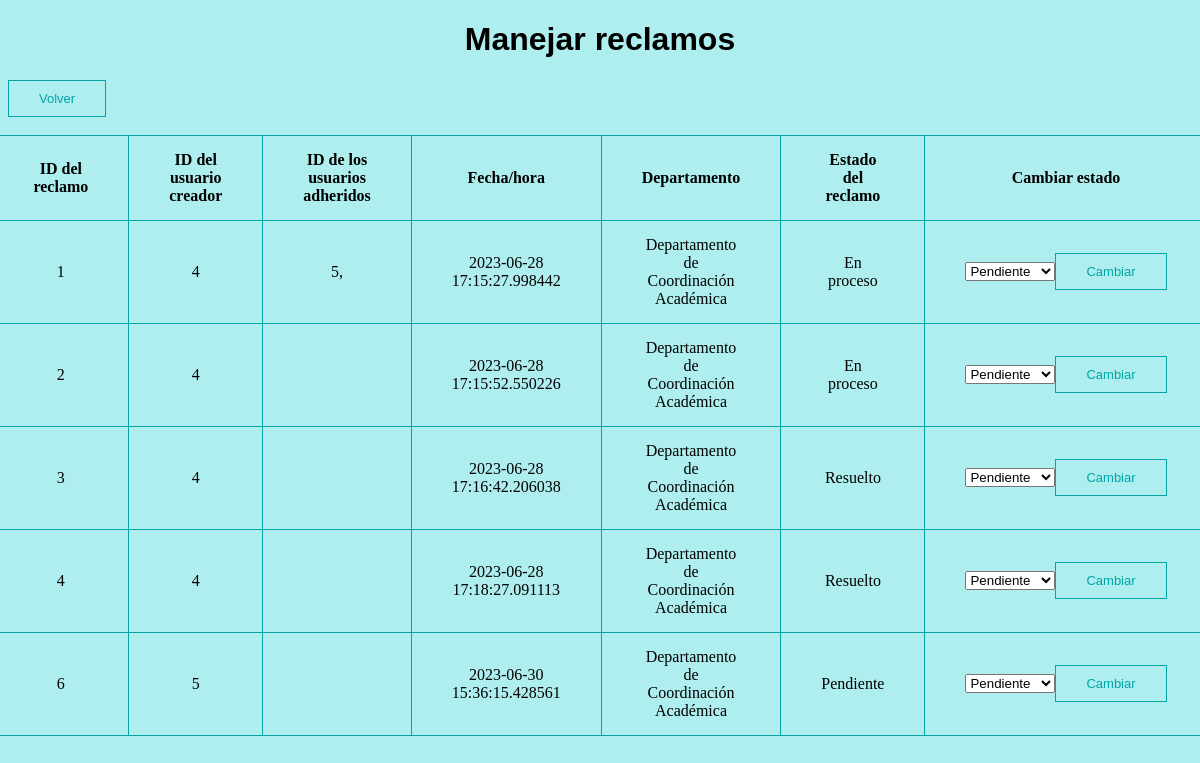
/manejar_reclamo (signed in), run on an earlier commit of the app's database.
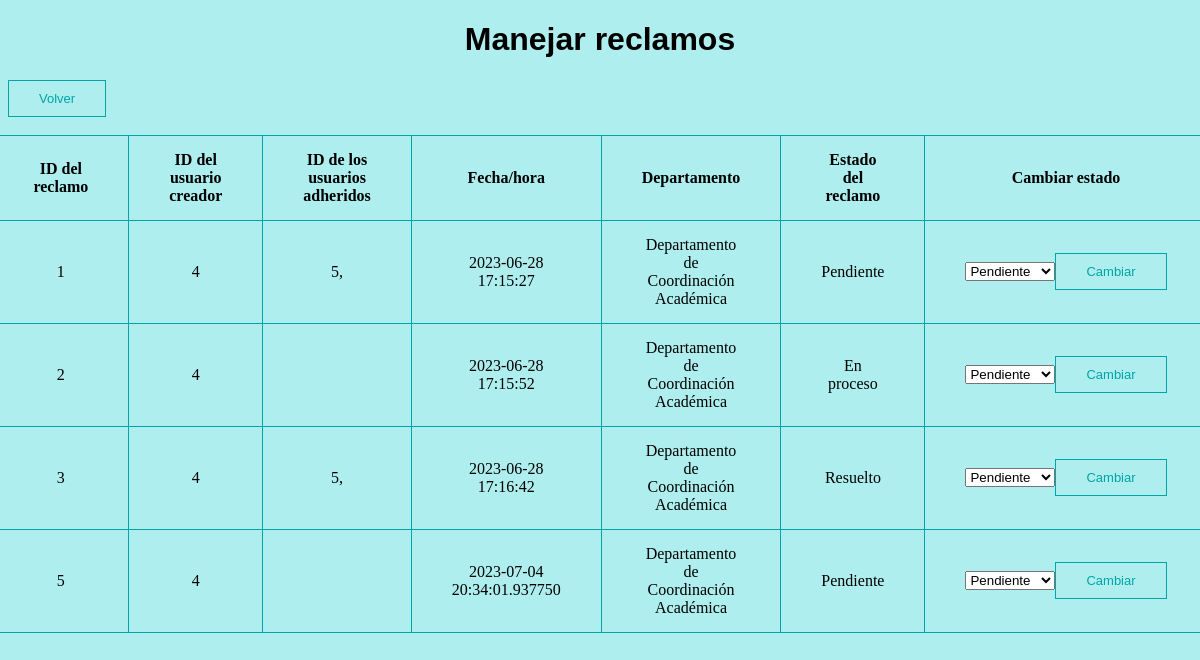
And on a later commit of the database.
### modules/class_reclamo.py (models this page shows, shortened)
class Reclamo(db.Model):
    id = db.Column(db.Integer,primary_key=True)
    usuario_creador = db.Column(db.String(100))
    asunto = db.Column(db.String(1000))
    descripcion = db.Column(db.String(1000))
    departamento_id = db.Column(db.Integer, db.ForeignKey('departamento.id'), nullable=True)
    estado =  db.Column(db.String(100))
    adherente = db.Column(db.String(100))
    fecha = db.Column(db.DateTime, default=datetime.utcnow)

### modules/classes_usuarios.py (models this page shows, shortened)
class Usuario(db.Model, UserMixin):
    id = db.Column(db.Integer, primary_key=True)
    email = db.Column(db.String(100), unique=True)
    password = db.Column(db.String(100))
    name = db.Column(db.String(1000))
    apellido = db.Column(db.String(1000))
    claustro = db.Column(db.String(100))

class Usuario_final(Usuario):
    def crear_reclamo(self, asunto, descripcion):
        departamento = Clasificador_reclamos.clasificar_reclamo(asunto, descripcion)
        if departamento is None:
            departamento_id = None
        else:
            departamento_id = departamento.id
        reclamo = Reclamo(
            id=None,
            usuario_creador=self.email,
            asunto=asunto,
            descripcion=descripcion,
            estado='Pendiente',
            adherente='',
            fecha=datetime.utcnow(),
            departamento_id=departamento_id
        )
        db.session.add(reclamo)
        db.session.commit()

### modules/class_departamento.py (models this page shows, shortened)
class Departamento(db.Model):
    id = db.Column(db.Integer, primary_key=True)
    nombre = db.Column(db.String(100), nullable=False)
    jefe = db.Column(db.String(200))

### server.py (the view)
@app.route("/manejar_reclamo", methods=['GET','POST'])
@admin_only
def manejar_reclamo():
    departamentos = Departamento.query.all()
    departamento = Departamento.query.filter_by(jefe=current_user.email).first()
    if current_user.id == 2:
        reclamos = Reclamo.query.all()
    else:
        reclamos = Reclamo.query.filter_by(departamento_id=departamento.id).all()
    users = Usuario.query.all()
    usuarios = []
    for usuario in users:
        if usuario.id not in admin_list:
            usuarios.append(usuario)
    if request.method == 'POST':
        reclamo_id = request.form.get('reclamo_id')
        estado = request.form.get('estado')
        if reclamo_id is not None and estado is not None:
            current_user.cambiar_estado(reclamo_id,estado)
    return render_template('manejar_reclamo.html',reclamos=reclamos,usuarios=usuarios,departamento=departamento,deptos=departamentos)

### server.py (called while the page is built)
@login_manager.user_loader
def user_loader(user_id):
    user = Usuario.query.get(user_id)
    if user:
        if user.id in admin_list:
            return Jefe_departamento.query.get(user_id)  #en base al id clasifica al usuario actual en jefe o usuario final
        else:
            return Usuario_final.query.get(user_id)

def admin_only(f):
    @wraps(f)
    def decorated_function(*args, **kwargs):
        if not current_user.is_authenticated or current_user.id not in admin_list:
            return abort(403)
        return f(*args, **kwargs)
    return decorated_function

### templates/manejar_reclamo.html (shortened to what this page needs)
<!DOCTYPE html>
<html lang="en">
<html>
    <head style="background-color:paleturquoise">
    </head>
    <body style="background-color:paleturquoise">
        <h1 class="centrar_element">Manejar reclamos</h1>
        <button onclick="location.href='/departamento'">Volver</button><br><br>
        <div class="table-container">
            <table>
                <tr>
                    <td><b>ID del reclamo</b></td>
                    <td><b>ID del usuario creador</b></td>
                    <td><b>ID de los usuarios adheridos</b></td>
                    <td><b>Fecha/hora</b></td>
                    <td><b>Departamento</b></td>
                    <td><b>Estado del reclamo</b></td>
                    <td><b>Cambiar estado</b></td>
                </tr>
                {% for reclamo in reclamos %}
                <tr>
                    <td>{{ reclamo.id }}</td>
                    {% for usuario in usuarios %}
                        {% if usuario.email==reclamo.usuario_creador %}
                        <td>{{ usuario.id }}</td>
                        {% endif %}
                    {% endfor %}
                    <td>
                        {% for usuario in usuarios %}
                            {% if usuario.email in reclamo.adherente %}
                                {% if reclamo.adherente == '' %}
                                    <p>No hay adherentes</p>
                                {% else %}
                                    {{ usuario.id }},
                                {% endif %}
                            {% endif %}
                        {% endfor %}
                    </td>
                    <td>{{ reclamo.fecha }}</td>
                    {% if reclamo.departamento_id == None %}
                        <td>En espera de asignacion</td>
                    {% else %}
                        {% for departamento in deptos %}
                            {% if reclamo.departamento_id ==  departamento.id %}
                                <td>{{ departamento.nombre }}</td>
                            {% endif %}
                        {% endfor %}
                    {% endif %}
                    <td>{{ reclamo.estado }}</td>
                    <td>
                        <form action="{{ url_for('manejar_reclamo') }}" method="post">
                            <div class="centrar_element">
                            <select name="estado" id="estado">
                                <option value="Pendiente">Pendiente</option>
                            </select>
                            <button type="submit">Cambiar</button>
                            </div>
                        </form>
                    </td>
                </tr>
                {% endfor %}
            </table>
        </div>
    </body>
</html>

### templates/manejar_reclamo.html (style rules this page uses)
table,tr,td { align-content: center; padding-top: 15px; padding-bottom: 15px; padding-right:40px; padding-left: 40px; border: 1px solid #01a4a7; border-collapse: collapse; text-align: center; }
table { max-width: 100%; }
button, input[type="submit"] { border:1px solid #01a4a7; border-style: double; color:#01a4a7; align-content: center; background-color: paleturquoise; padding: 10px 30px; cursor: pointer; font-size: small; }
h1 { color:black; font-family:Arial, Helvetica, sans-serif; }
.centrar_element { align-items: center; justify-content: center; display: flex; }
.table-container { display: flex; justify-content: center; }

What changed in the data, as far as the page shows it:
no longer on this page (row edited): Reclamo: id "4", fecha "2023-06-28 17:18:27.091113", estado "Resuelto", Usuario_final (id "4"), Departamento (nombre "Departamento de Coordinación Académica")
removed Reclamo: id "6", fecha "2023-06-30 15:36:15.428561", estado "Pendiente", Usuario_final (id "5"), Departamento (nombre "Departamento de Coordinación Académica")
changed Reclamo id 1: fecha "2023-06-28 17:15:27.998442" → "2023-06-28 17:15:27"; estado "En proceso" → "Pendiente"
changed Reclamo "En proceso": fecha "2023-06-28 17:15:52.550226" → "2023-06-28 17:15:52"
changed Reclamo "Resuelto": gains Usuario_final (id "5"); fecha "2023-06-28 17:16:42.206038" → "2023-06-28 17:16:42"
now on this page (row edited): Reclamo: id "5", fecha "2023-07-04 20:34:01.937750", estado "Pendiente", Usuario_final (id "4"), Departamento (nombre "Departamento de Coordinación Académica")
